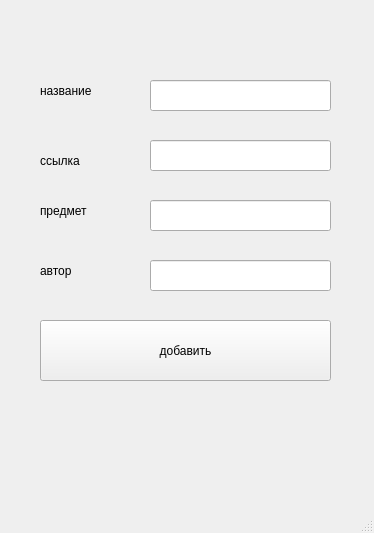
<?xml version="1.0" encoding="UTF-8"?>
<ui version="4.0">
 <class>MainWindow</class>
 <widget class="QMainWindow" name="MainWindow">
  <property name="geometry">
   <rect>
    <x>0</x>
    <y>0</y>
    <width>374</width>
    <height>533</height>
   </rect>
  </property>
  <property name="windowTitle">
   <string>MainWindow</string>
  </property>
  <widget class="QWidget" name="centralwidget">
   <widget class="QLineEdit" name="lineEdit">
    <property name="geometry">
     <rect>
      <x>150</x>
      <y>80</y>
      <width>181</width>
      <height>31</height>
     </rect>
    </property>
   </widget>
   <widget class="QLineEdit" name="lineEdit_2">
    <property name="geometry">
     <rect>
      <x>150</x>
      <y>140</y>
      <width>181</width>
      <height>31</height>
     </rect>
    </property>
   </widget>
   <widget class="QLineEdit" name="lineEdit_3">
    <property name="geometry">
     <rect>
      <x>150</x>
      <y>200</y>
      <width>181</width>
      <height>31</height>
     </rect>
    </property>
   </widget>
   <widget class="QLineEdit" name="lineEdit_4">
    <property name="geometry">
     <rect>
      <x>150</x>
      <y>260</y>
      <width>181</width>
      <height>31</height>
     </rect>
    </property>
   </widget>
   <widget class="QLabel" name="name">
    <property name="geometry">
     <rect>
      <x>40</x>
      <y>80</y>
      <width>101</width>
      <height>21</height>
     </rect>
    </property>
    <property name="text">
     <string>название</string>
    </property>
   </widget>
   <widget class="QLabel" name="link">
    <property name="geometry">
     <rect>
      <x>40</x>
      <y>150</y>
      <width>101</width>
      <height>21</height>
     </rect>
    </property>
    <property name="text">
     <string>ссылка</string>
    </property>
   </widget>
   <widget class="QLabel" name="sub">
    <property name="geometry">
     <rect>
      <x>40</x>
      <y>200</y>
      <width>101</width>
      <height>21</height>
     </rect>
    </property>
    <property name="text">
     <string>предмет</string>
    </property>
   </widget>
   <widget class="QLabel" name="author">
    <property name="geometry">
     <rect>
      <x>40</x>
      <y>260</y>
      <width>101</width>
      <height>21</height>
     </rect>
    </property>
    <property name="text">
     <string>автор</string>
    </property>
   </widget>
   <widget class="QPushButton" name="pushButton">
    <property name="geometry">
     <rect>
      <x>40</x>
      <y>320</y>
      <width>291</width>
      <height>61</height>
     </rect>
    </property>
    <property name="text">
     <string>добавить</string>
    </property>
   </widget>
   <widget class="QLabel" name="error">
    <property name="geometry">
     <rect>
      <x>40</x>
      <y>410</y>
      <width>281</width>
      <height>51</height>
     </rect>
    </property>
    <property name="text">
     <string/>
    </property>
   </widget>
  </widget>
  <widget class="QMenuBar" name="menubar">
   <property name="geometry">
    <rect>
     <x>0</x>
     <y>0</y>
     <width>374</width>
     <height>26</height>
    </rect>
   </property>
  </widget>
  <widget class="QStatusBar" name="statusbar"/>
 </widget>
 <resources/>
 <connections/>
</ui>
